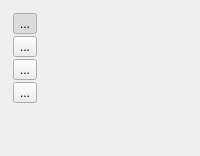
       <widget class="QWidget" name="tab_5">
        <attribute name="title">
         <string>Az Avg</string>
        </attribute>
        <layout class="QGridLayout" name="gridLayout_9">
         <item row="0" column="0">
          <widget class="QWidget" name="widget_3" native="true">
           <layout class="QGridLayout" name="gridLayout_12">
            <property name="leftMargin">
             <number>2</number>
            </property>
            <property name="topMargin">
             <number>2</number>
            </property>
            <property name="rightMargin">
             <number>2</number>
            </property>
            <property name="bottomMargin">
             <number>2</number>
            </property>
            <property name="spacing">
             <number>2</number>
            </property>
            <item row="0" column="1">
             <widget class="QToolButton" name="m_IntegratorZoomInButton">
              <property name="toolTip">
               <string>Zoom In</string>
              </property>
              <property name="text">
               <string>...</string>
              </property>
              <property name="icon">
               <iconset resource="qxrdresources.qrc">
                <normaloff>:/images/zoom-in.png</normaloff>:/images/zoom-in.png</iconset>
              </property>
              <property name="iconSize">
               <size>
                <width>24</width>
                <height>24</height>
               </size>
              </property>
              <property name="checkable">
               <bool>true</bool>
              </property>
              <property name="checked">
               <bool>true</bool>
              </property>
              <property name="autoExclusive">
               <bool>true</bool>
              </property>
             </widget>
            </item>
            <item row="1" column="1">
             <widget class="QToolButton" name="m_IntegratorZoomOutButton">
              <property name="toolTip">
               <string>Zoom Out</string>
              </property>
              <property name="text">
               <string>...</string>
              </property>
              <property name="icon">
               <iconset resource="qxrdresources.qrc">
                <normaloff>:/images/zoom-out.png</normaloff>:/images/zoom-out.png</iconset>
              </property>
              <property name="iconSize">
               <size>
                <width>24</width>
                <height>24</height>
               </size>
              </property>
             </widget>
            </item>
            <item row="4" column="1">
             <spacer name="verticalSpacer_6">
              <property name="orientation">
               <enum>Qt::Vertical</enum>
              </property>
              <property name="sizeHint" stdset="0">
               <size>
                <width>20</width>
                <height>40</height>
               </size>
              </property>
             </spacer>
            </item>
            <item row="2" column="1">
             <widget class="QToolButton" name="m_IntegratorZoomAllButton">
              <property name="toolTip">
               <string>Auto Scale</string>
              </property>
              <property name="text">
               <string>...</string>
              </property>
              <property name="icon">
               <iconset resource="qxrdresources.qrc">
                <normaloff>:/images/zoom-all.png</normaloff>:/images/zoom-all.png</iconset>
              </property>
              <property name="iconSize">
               <size>
                <width>24</width>
                <height>24</height>
               </size>
              </property>
             </widget>
            </item>
            <item row="3" column="1">
             <widget class="QToolButton" name="m_IntegratorMeasureButton">
              <property name="toolTip">
               <string>Measure Distances</string>
              </property>
              <property name="text">
               <string>...</string>
              </property>
              <property name="icon">
               <iconset resource="qxrdresources.qrc">
                <normaloff>:/images/measure.png</normaloff>:/images/measure.png</iconset>
              </property>
              <property name="iconSize">
               <size>
                <width>24</width>
                <height>24</height>
               </size>
              </property>
              <property name="checkable">
               <bool>true</bool>
              </property>
              <property name="autoExclusive">
               <bool>true</bool>
              </property>
              <property name="autoRaise">
               <bool>false</bool>
              </property>
              <property name="arrowType">
               <enum>Qt::NoArrow</enum>
              </property>
             </widget>
            </item>
           </layout>
          </widget>
         </item>
         <item row="0" column="1">
          <widget class="QxrdIntegratorPlot" name="m_IntegratorPlot" native="true">
           <property name="sizePolicy">
            <sizepolicy hsizetype="Preferred" vsizetype="Preferred">
             <horstretch>1</horstretch>
             <verstretch>1</verstretch>
            </sizepolicy>
           </property>
          </widget>
         </item>
        </layout>
       </widget>
